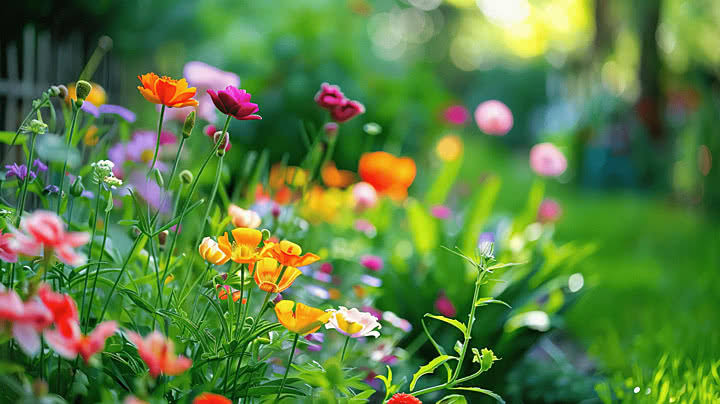
#> input picture image.jpeg, 720 x 404 px
$ python task4.py
#> lines starting #> are read from the running program, lines starting #| are printed output that depends on the picture
import numpy as np
from PIL import Image
import matplotlib.pyplot as plt

# Load image
image = Image.open("image.jpeg").convert("RGB")
#> image is the input picture: PIL image 720x404 RGB; mean R, G, B 91.3, 127.6, 65.6
img = np.array(image)

# Downsampling factor
N = 8

# Downsample image using NumPy striding
downsampled = img[::N, ::N, :]
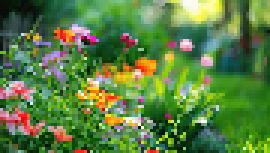
#> downsampled: shape (51, 90, 3) (shown 3 times larger); mean R, G, B 91.1, 127.3, 65.5

# Re-expand the downsampled image
reexpanded = np.repeat(
    np.repeat(downsampled, N, axis=0),
    N,
    axis=1
)
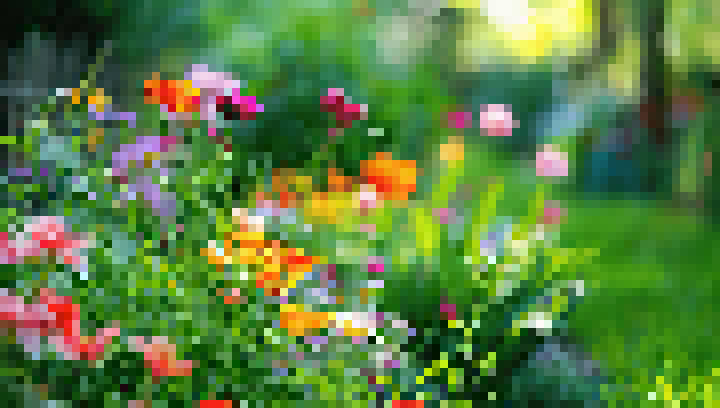
#> reexpanded: shape (408, 720, 3); mean R, G, B 91.1, 127.3, 65.5

# Crop to original dimensions
reexpanded = reexpanded[:img.shape[0], :img.shape[1], :]
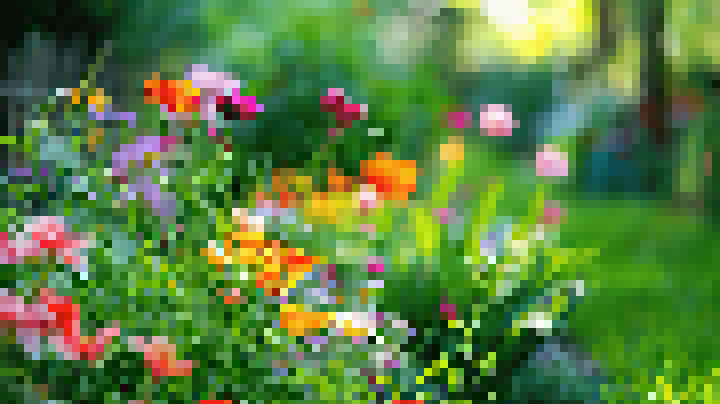
#> reexpanded: shape (404, 720, 3); mean R, G, B 91.2, 127.5, 65.7

# Calculate reductions
height_reduction = (1 - downsampled.shape[0] / img.shape[0]) * 100
#> height_reduction = 87.38
width_reduction = (1 - downsampled.shape[1] / img.shape[1]) * 100
#> width_reduction = 87.5
memory_reduction = (1 - downsampled.nbytes / img.nbytes) * 100
#> memory_reduction = 98.42

# Print analysis
print("\n--- DOWNSAMPLING ANALYSIS (N = 8) ---")
print(f"Original Shape : {img.shape} | Memory: {img.nbytes:,} bytes")
#| Original Shape : (404, 720, 3) | Memory: 872,640 bytes
print(f"Downsampled Shape : {downsampled.shape} | Memory: {downsampled.nbytes:,} bytes")
#| Downsampled Shape : (51, 90, 3) | Memory: 13,770 bytes
print(f"Re-expanded Shape : {reexpanded.shape} | Visual: Blocky Pixelation")
#| Re-expanded Shape : (404, 720, 3) | Visual: Blocky Pixelation
print(f"Height Reduction : {height_reduction:.2f}%")
#| Height Reduction : 87.38%
print(f"Width Reduction : {width_reduction:.2f}%")
#| Width Reduction : 87.50%
print(f"Memory Savings : {memory_reduction:.2f}%")
#| Memory Savings : 98.42%

# Display original and pixelated images
fig, axes = plt.subplots(1, 2, figsize=(14, 6))

axes[0].imshow(img)
axes[0].set_title("Original Image")
axes[0].axis("off")

axes[1].imshow(reexpanded)
axes[1].set_title("Pixelated Image (N = 8)")
axes[1].axis("off")

plt.tight_layout()
plt.show()
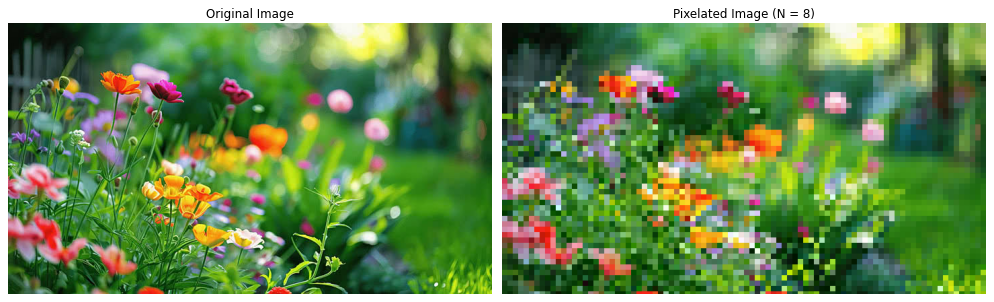
#> figure drawn by matplotlib, 2 panels
